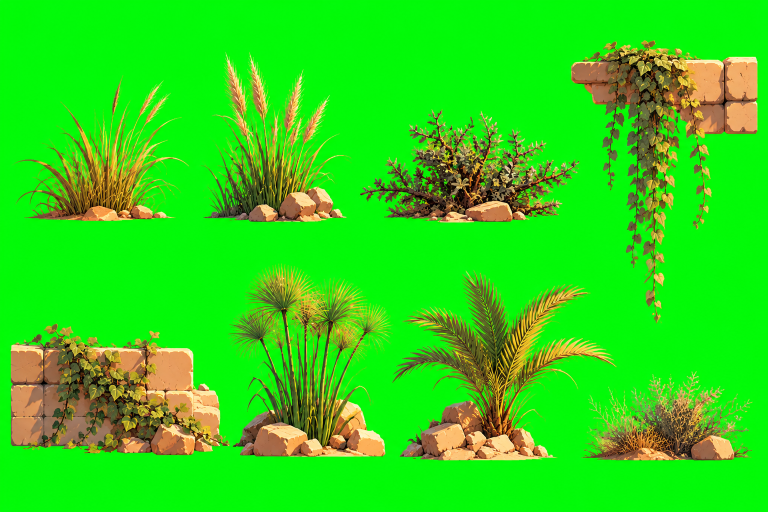
#> input picture raw/master_builder/referencias/egipto_adornos/Colección de vegetación desértica antigua.png, 1536 x 1024 px (shown at 1/2 size)
$ python adornos.py '../../raw/master_builder/referencias/egipto_adornos/Colección de vegetación desértica antigua.png'
#> lines starting #> are read from the running program, lines starting #| are printed output that depends on the picture; after the words box and inside, x2 and y2 are one past the last pixel; in counts of white or black regions, pixels touching at a corner belong together
### tools/egipto/piezas.py
"""LAS PIEZAS DE PIEDRA DEL RECORRIDO (2026-10-28): las imagenes del usuario sobre
croma verde (Downloads/piezas_piedra, copiadas en
raw/master_builder/referencias/egipto_piezas/) recortadas, sin el verde en los
filos, con la luz de la playa, y los kits (hojas con varias piezas) separados en
piezas sueltas.

Salida: assets/egipto/acto1/piezas/<nombre>.png (recortadas a lo que hay) y
piezas.json con el tamano de cada una. El recorrido (recorrido.py) las coloca.

Uso: python -I tools/egipto/piezas.py [--copiar] [--solo=a,b]
  --copiar: copia antes las imagenes de Downloads/piezas_piedra a raw/.
  --solo: solo esas (por su nombre corto), sin rehacer las demas (el templo de
    las terrazas va retocado: retoque_templo.py); piezas.json se completa.
"""
import json
import os
import shutil
import sys

import cv2
import numpy as np

AQUI = os.path.dirname(os.path.realpath(__file__))
PROYECTO = os.path.dirname(os.path.dirname(AQUI))
ORIGEN = os.path.join(PROYECTO, "raw", "master_builder", "referencias", "egipto_piezas")
DESTINO = os.path.join(PROYECTO, "assets", "egipto", "acto1", "piezas")
DESCARGAS = os.path.join(os.path.expanduser("~"), "Downloads", "piezas_piedra")

# nombre corto de cada imagen (el orden de la carpeta del usuario); las de "kit"
# se separan en piezas sueltas (kit_<n>_<i>, de izquierda a derecha y de arriba abajo)
NOMBRES = {
    "Arco de arenisca sobre fondo verde.png": "arco_bajo",
    "Columna de piedra arenisca egipcia.png": "bloque_grande",
    "Columna egipcia de loto en piedra arenisca.png": "columna_loto",
    "Hoja de bloques de piedra en verde croma.png": "kit_pilares",
    "Hoja de recursos de ruinas desérticas.png": "kit_ruinas",
    "Kit de ruinas egipcias estilizadas.png": "kit_egipcio",
    "Muro de piedra antiguo sobre fondo verde.png": "muro_puerta",
    "Muro de piedra arenisca estilizado-2.png": "muro_largo",
    "Obelisco egipcio con jeroglíficos sobre verde croma.png": "obelisco",
    "Obelisco y columna egipcios estilizados.png": "kit_obelisco",
    "Pasadizo rocoso de arenisca.png": "pasadizo",
    "Plataforma de arenisca sobre fondo verde.png": "plataforma_alta",
    "Plataforma de piedra agrietada en verde croma (1).png": "plataforma_baja",
    "Plataforma rocosa de arenisca desértica.png": "plataforma_rocosa",
    "Portal egipcio en ruinas sobre fondo verde croma.png": "portal_caido",
    "Puente egipcio antiguo en ruinas-1.png": "puente_dintel",
    "Puente egipcio antiguo sobre fondo verde-3.png": "puente_arcos",
    "Puente egipcio de piedra tallada.png": "puente_corto",
    "Ruinas de piedra arenisca en plataforma.png": "ruina_mesa",
    "Ruinas de piedra del desierto.png": "ruina_torre",
    "Ruinas de piedra egipcias sobre fondo verde.png": "kit_muro_portico",
    "Ruinas de piedra en el desierto.png": "ruina_escalera",
    "Ruinas de piedra sobre fondo verde (1).png": "ruina_base_rocosa",
    "Ruinas de piedra sobre fondo verde.png": "gradas",
    "Ruinas de piedra sobre plataforma unerquicklich.png": "ruina_escalinata",
    "Ruinas de templo de arena en plataformas.png": "templo_pisos",
    # (2026-10-28: el mismo templo repintado por ChatGPT, algo mas gastado,
    # alineado sobre el original: "Ruinas antiguas de templo de arenisca
    # (ChatGPT).png" -> ECC afin, la silueta casa al 97 %; se recorta como el
    # original, RECORTE, para que sus cajas sigan valiendo)
    "Ruinas de templo egipcio, desgastado (alineado).png": "templo_terrazas",
    "Ruinas egipcias bajo el sol cálido.png": "templo_rampa",
    "Ruinas egipcias bajo un sol alado.png": "portico_caido",
    "Templo egipcio de piedra en ruinas.png": "templo_escalinata",
    # (2026-10-31, Downloads/segundo puzzle egipto: bloques y peldanos sueltos para
    # ir montando encima; el primero, el peldano del altar)
    "Hojas de sprites de ruinas de arenisca.png": "kit_arenisca",
    "Piezas de ruina de arenisca sobre fondo verde.png": "kit_arenisca_grande",
    "Banco y Muro de Piedra Estilizados.png": "kit_banco_muro",
    "Plataforma de piedra sobre fondo verde.png": "losa_larga",
    "Ruinas de piedra sobre fondo verde.png": "voladizo",
    "Ruinas de templo sobre fondo verde.png": "muro_columnas",
}
# (las "(1)" y "-2"/"-3" repetidas son la misma imagen: se usa una)

# el recorte de una pieza fijo (y0, y1, x0, x1 en su imagen): la del original,
# cuando se cambia por otra version alineada
RECORTE = {"templo_terrazas": (13, 850, 21, 1765)}

# la luz de la playa (como LUZ_ARENA de capas.py, algo menos): el naranja
# saturado de las imagenes, hacia la caliza palida del acto
SOMBRA_FRIA = 12.0   # cuanto azul (b de Lab) se llevan las sombras mas hondas
LUZ_CALIDA = 4.0     # y cuanto amarillo las luces
LUZ = {"dL": -6.0, "da": -2.0, "db": -6.0, "croma": 0.86, "contraste": 1.08}

# LAS DE LA CARPETA "segundo puzzle egipto" (2026-10-31): mas naranjas y
# saturadas que el templo; se llevan a su piedra en vez de luz(): la media de
# L, a y b (Lab) de la caliza del templo junto al altar, y el rojo (a) con la
# variacion del templo (x0,4). Sin el enfriado de sombras de luz(): sus filos
# salian azulados (comparadas sobre el templo, tres tonos: esta es la que casa)
AL_TEMPLO = {"L": 155.0, "a": 137.5, "b": 157.0, "var_a": 0.4}
DEL_TEMPLO = ("kit_arenisca", "kit_banco_muro", "losa_larga", "voladizo", "muro_columnas")


def leer(ruta):
    return cv2.imdecode(np.fromfile(ruta, np.uint8), cv2.IMREAD_COLOR)


def guardar(ruta, img):
    ok, buf = cv2.imencode(".png", img)
    buf.tofile(ruta)


# [25 lines left out: function sin_croma, not called in this run]


def luz(bgra):
    lab = cv2.cvtColor(bgra[..., :3], cv2.COLOR_BGR2LAB).astype(np.float32)
    sel = bgra[..., 3] > 128
    if sel.any():
        m = lab[sel].mean(0)
    else:
        m = lab.reshape(-1, 3).mean(0)
    lab[..., 0] = m[0] + (lab[..., 0] - m[0]) * LUZ["contraste"] + LUZ["dL"]
    for k, dk in ((1, "da"), (2, "db")):
        lab[..., k] = 128.0 + (lab[..., k] - 128.0) * LUZ["croma"] + LUZ[dk]
    # las sombras, frias como las del fondo (el cielo las llena de azul) y las
    # luces, un punto mas calidas: si no, la sombra de la piedra salia marron
    # y la pieza no parecia del mismo sitio
    t = np.clip((m[0] - lab[..., 0]) / 70.0, -1.0, 1.0)
    lab[..., 2] -= np.where(t > 0, t * SOMBRA_FRIA, t * LUZ_CALIDA)
    lab[..., 1] -= np.where(t > 0, t * 2.0, 0.0)
    bgr = cv2.cvtColor(np.clip(lab, 0, 255).astype(np.uint8), cv2.COLOR_LAB2BGR)
    return np.dstack([bgr, bgra[..., 3]])


# [9 lines left out: function al_templo, not called in this run]


def recortar(bgra, margen=2):
    ys, xs = np.nonzero(bgra[..., 3] > 8)
    if len(xs) == 0:
        return bgra
    y0, y1 = max(ys.min() - margen, 0), min(ys.max() + margen + 1, bgra.shape[0])
    x0, x1 = max(xs.min() - margen, 0), min(xs.max() + margen + 1, bgra.shape[1])
    return bgra[y0:y1, x0:x1]


# [68 lines left out: functions separar, main, not called in this run]


# [2 lines that do not run on import are left out]

### tools/egipto/adornos.py
"""LOS ADORNOS DEL RECORRIDO DE PIEDRA (2026-10-28): las hojas del usuario sobre
croma verde (Downloads/elementos_egipto, copiadas en
raw/master_builder/referencias/egipto_adornos/): plantas, enredaderas que
cuelgan, arena amontonada, atrezzo y lo de primer plano. Recortadas y separadas
como las piezas de piedra (piezas.py), con dos diferencias:

- las hojas SON verdes: el croma se quita por lo cerca que esta cada pixel del
  verde puro del fondo (verde muy por encima de rojo y azul, y muy claro), no
  por ser verde; y el verde de los filos solo se quita en los filos;
- lo de primer plano (kit_delante) va mas oscuro y algo mas frio: esta en la
  sombra, entre la camara y el peregrino.

Salida: assets/egipto/acto1/adornos/<nombre>.png y adornos.json (tamanos); con
--hoja, una hoja de contactos con el nombre de cada pieza (para elegir).

Uso: python -I tools/egipto/adornos.py [--copiar] [--hoja[=ruta.png]]
"""
import json
import os
import shutil
import sys

import cv2
import numpy as np

AQUI = os.path.dirname(os.path.realpath(__file__))
sys.path.insert(0, AQUI)
import piezas  # noqa: E402  (leer, guardar, luz, recortar, separar)

PROYECTO = os.path.dirname(os.path.dirname(AQUI))
ORIGEN = os.path.join(PROYECTO, "raw", "master_builder", "referencias", "egipto_adornos")
DESTINO = os.path.join(PROYECTO, "assets", "egipto", "acto1", "adornos")
DESCARGAS = os.path.join(os.path.expanduser("~"), "Downloads", "elementos_egipto")

NOMBRES = {
    "Colección de vegetación desértica antigua.png": "plantas_a",
    "Lámina de vegetación y ruinas desérticas.png": "plantas_b",
    "Hoja de recursos de enredaderas colgantes.png": "colgantes_a",
    "Hoja de recursos_ lianas y ruinas de piedra.png": "colgantes_b",
    "Hoja de recursos del desierto en ruinas.png": "arena_a",
    "Hoja de recursos_ dunas y ruinas del desierto.png": "arena_b",
    "Atrezzo egipcio sobre fondo verde croma.png": "atrezzo_a",
    "Hoja de accesorios del antiguo Egipto.png": "atrezzo_b",
    "Atrezzo del oasis en verde croma.png": "delante_a",
    "Elementos de Oasis y Ruinas en Pantalla Verde.png": "delante_b",
    "Ruinas egipcias y vegetación sobre fondo verde.png": "delante_c",
    # las dunas que entierran la base del templo (2026-10-28, ChatGPT; de
    # Downloads, no de elementos_egipto: copiadas a mano)
    "Hoja de sprites de dunas desérticas.png": "arena_dunas_a",
    "Hoja de sprites de dunas desérticas (1).png": "arena_dunas_b",
    # la placa del escarabajo alado (2026-10-29, ChatGPT; de Downloads): sobre
    # el altar, el simbolo que se busca, la pista para ponerse alli
    "Placa egipcia del escarabajo solar.png": "placa_escarabajo",
}

# las hojas con los objetos muy juntos: junta mas fina al separar
JUNTA = {"atrezzo_a": 1, "atrezzo_b": 1}

# los braseros (su llama pintada fuera: sin_llama)
BRASEROS = {"atrezzo_a_0", "atrezzo_b_4"}

# las enredaderas cuelgan de su propio trozo de repisa: fuera la piedra (las
# filas de arriba, hasta y; medido a ojo) y el corte, difuminado. Cuelgan del
# canto de las repisas del recorrido (recorrido.py, ADORNOS)
CORTE = {"colgantes_b_0": 120, "colgantes_b_1": 120, "colgantes_b_2": 100, "colgantes_b_3": 50,
         "colgantes_a_0": 123, "colgantes_a_2": 118, "colgantes_a_8": 100}
DIFUMINA = 16

CROMA = np.array([12.0, 248.0, 2.0], np.float32)   # (b, g, r) del fondo, medido

# lo de primer plano: en sombra (Lab: L y b)
DELANTE = {"dL": -38.0, "db": -8.0, "croma": 0.8}


def sin_croma(bgr):
    """Alfa por la distancia al croma: el fondo es verde puro y claro (g ~248,
    r y b ~0-20); una hoja, aunque sea verde, tiene rojo y es mas oscura."""
    f = bgr.astype(np.float32)
    b, g, r = f[..., 0], f[..., 1], f[..., 2]
    # cuanto se parece al croma: verde sobre lo demas, y claro
    verde = g - np.maximum(r, b)
    k = np.clip((verde - 70.0) / (200.0 - 70.0), 0.0, 1.0) * np.clip((g - 120.0) / (230.0 - 120.0), 0.0, 1.0)
    a = 1.0 - k
    a = np.where(a < 0.06, 0.0, a)
    # motas sueltas fuera
    duro = (a > 0.5).astype(np.uint8)
    n, lab, st, _ = cv2.connectedComponentsWithStats(duro, 8)
    for i in range(1, n):
        if st[i, cv2.CC_STAT_AREA] < 25:
            a[lab == i] = 0.0
    # la mezcla con el croma, sin el croma
    semi = (a > 0.05) & (a < 0.98)
    for c in range(3):
        ch = f[..., c]
        ch[semi] = np.clip((ch[semi] - (1.0 - a[semi]) * CROMA[c]) / a[semi], 0, 255)
    # el verde que quede en los filos (solo en los filos: las hojas se quedan)
    filo = cv2.dilate((a < 0.5).astype(np.uint8), np.ones((5, 5), np.uint8)) > 0
    tope = np.maximum(f[..., 0], f[..., 2]) * 1.15 + 10.0
    f[..., 1] = np.where(filo, np.minimum(f[..., 1], tope), f[..., 1])
    return np.dstack([np.clip(f, 0, 255).astype(np.uint8), (a * 255).astype(np.uint8)])


def separar(bgra, junta=7):
    """Las piezas de la hoja: grupos de lo macizo (juntando lo que esta a menos
    de junta px), y lo pequeno suelto (piedrecillas, hojas caidas, la arena del
    pie) con el grupo grande mas cercano. En estas hojas las piezas casi se
    tocan por el suelo: con la junta grande de piezas.py salian filas enteras."""
    duro = (bgra[..., 3] > 160).astype(np.uint8)
    junto = cv2.dilate(duro, np.ones((junta, junta), np.uint8))
    n, lab, st, _ = cv2.connectedComponentsWithStats(junto, 8)
    grandes = [i for i in range(1, n) if st[i, cv2.CC_STAT_AREA] >= 4000]
    if not grandes:
        return []
    # cada pixel con algo, del grande mas cercano (la distancia a cada grande)
    dist = []
    for i in grandes:
        fuera = (lab != i).astype(np.uint8)
        dist.append(cv2.distanceTransform(fuera, cv2.DIST_L2, 3))
    cual = np.argmin(np.stack(dist), axis=0)
    algo = bgra[..., 3] > 0
    piezas = []
    for k, i in enumerate(grandes):
        m = algo & (cual == k)
        ys, xs = np.nonzero(m)
        p = bgra.copy()
        p[..., 3] = np.where(m, p[..., 3], 0)
        y0, y1, x0, x1 = ys.min(), ys.max() + 1, xs.min(), xs.max() + 1
        piezas.append((y0, x0, y1 - y0, p[y0:y1, x0:x1]))
    # por filas, de izquierda a derecha (una fila: lo que acaba a la misma altura)
    piezas.sort(key=lambda t: (t[0] + t[2], t[1]))
    filas = []
    for t in piezas:
        if filas and abs((t[0] + t[2]) - (filas[-1][0][0] + filas[-1][0][2])) < 0.3 * t[2]:
            filas[-1].append(t)
        else:
            filas.append([t])
    out = []
    for f in filas:
        out += [t[3] for t in sorted(f, key=lambda t: t[1])]
    return out


# [14 lines left out: function sin_llama, not called in this run]


# A LA PALETA DEL TEMPLO (2026-10-28, el usuario: "quedan ahi pegadas"): las
# hojas de MJ vienen mucho mas saturadas y contrastadas que la piedra del
# templo; la arena, mas amarilla y clara que la de la playa.
#   arena: al color de la arena seca de la playa (medio_arena, junto a la linea
#   del suelo: Lab medido), con su sombreado algo suavizado
#   lo demas: menos croma y menos contraste (verde polvoriento, barro apagado)
# (2026-10-29: con la arena de la playa, a ~68 grados de tono, menos teja; antes
# a 141.6, b 152.5; capas.py, LUZ_ARENA)
ARENA = {"L": 170.0, "a": 138.5, "b": 154.0, "kL": 0.75, "kab": 0.45}
APAGAR = {"plantas": (0.72, 0.88), "colgantes": (0.74, 0.9), "atrezzo": (0.66, 0.86),
          # (la placa, menos apagada: es la pista, tiene que leerse; su pintura
          # verde y roja, algo mas viva que la piedra)
          "placa": (0.85, 0.94)}


def armonizar(bgra, nombre):
    lab = cv2.cvtColor(bgra[..., :3], cv2.COLOR_BGR2LAB).astype(np.float32)
    sel = bgra[..., 3] > 128
    if not sel.any():
        return bgra
    m = lab[sel].mean(0)
    if nombre.startswith("arena"):
        lab[..., 0] = ARENA["L"] + (lab[..., 0] - m[0]) * ARENA["kL"]
        lab[..., 1] = ARENA["a"] + (lab[..., 1] - m[1]) * ARENA["kab"]
        lab[..., 2] = ARENA["b"] + (lab[..., 2] - m[2]) * ARENA["kab"]
    else:
        croma, contraste = APAGAR.get(nombre.split("_")[0], (1.0, 1.0))
        lab[..., 0] = m[0] + (lab[..., 0] - m[0]) * contraste
        lab[..., 1] = 128.0 + (lab[..., 1] - 128.0) * croma
        lab[..., 2] = 128.0 + (lab[..., 2] - 128.0) * croma
    bgr = cv2.cvtColor(np.clip(lab, 0, 255).astype(np.uint8), cv2.COLOR_LAB2BGR)
    return np.dstack([bgr, bgra[..., 3]])


def filas(p):
    """Recortada solo por arriba y por abajo (el ancho se queda: la parte de
    arriba y la de abajo de una enredadera, alineadas)."""
    ys = np.nonzero(p[..., 3].max(1) > 8)[0]
    return p[ys.min():ys.max() + 1] if len(ys) else p


def piedra_arriba(p):
    """La primera fila (de arriba abajo) que es piedra en buena parte."""
    f = p.astype(np.int32)
    b, g, r, a = f[..., 0], f[..., 1], f[..., 2], f[..., 3]
    piedra = (a > 160) & (r > g + 10) & (r > 120)
    fr = piedra.sum(1) / p.shape[1]
    ys = np.nonzero(fr > 0.12)[0]
    return int(ys[0]) if len(ys) else 0


# [7 lines left out: function en_sombra, not called in this run]


def main():
    if "--copiar" in sys.argv:
        os.makedirs(ORIGEN, exist_ok=True)
        for f in NOMBRES:
            shutil.copy2(os.path.join(DESCARGAS, f), os.path.join(ORIGEN, f))
    os.makedirs(DESTINO, exist_ok=True)
    datos = {}
    colgar = {}
    for f, nombre in NOMBRES.items():
        img = armonizar(piezas.luz(sin_croma(piezas.leer(os.path.join(ORIGEN, f)))), nombre)
#> in leer, returned value is the input picture: shape (1024, 1536, 3); mean B, G, R 20.8, 216.1, 43.2
#> in sin_croma, `n, lab, st, _ = cv2.connectedComponentsWithStats(duro, 8)`:
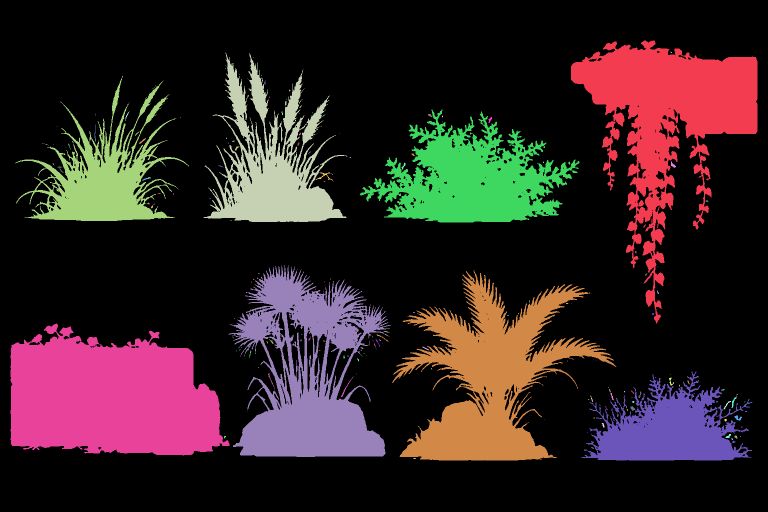
#> lab: shape (1024, 1536) int32 (shown at 1/2 size); 219 distinct labels, from 0 to 218; one colour per label, 0 black
#> in sin_croma, `n, lab, st, _ = cv2.connectedComponentsWithStats(duro, 8)`: n = 219; st = 219 rows, first 6: [0, 0, 1536, 1024, 1134679], [1142, 81, 373, 566, 71813], [1341, 103, 3, 3, 6], [407, 105, 288, 339, 38062], [506, 115, 1, 1, 1], [451, 131, 1, 1, 1]
#> after the loop in sin_croma, `for i in range(1, n):`:
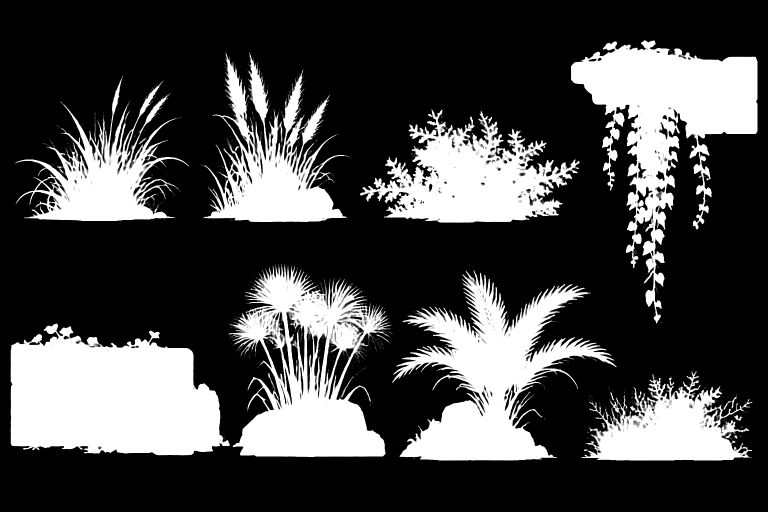
#> a: shape (1024, 1536) float32 (shown at 1/2 size); min 0, max 1, mean 0.278
#> in sin_croma, `semi = (a > 0.05) & (a < 0.98)`:
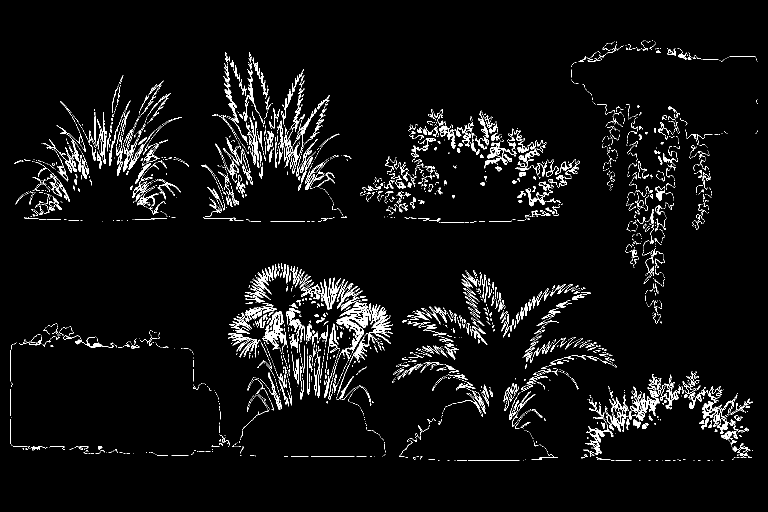
#> semi: shape (1024, 1536) bool (shown at 1/2 size); 4.6% white in thin lines or dots, all inside (x1, y1, x2, y2) = (21, 80, 1515, 921)
#> after the loop in sin_croma, `for c in range(3):`:
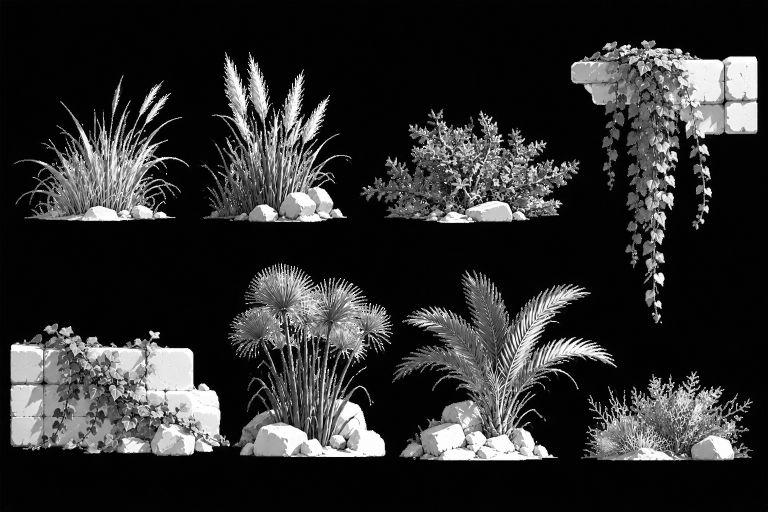
#> ch: shape (1024, 1536) float32 (shown at 1/2 size); min 0, max 255, mean 46.9
#> in luz, `lab = cv2.cvtColor(bgra[..., :3], cv2.COLOR_BGR2LAB).astype(np.float32)`:
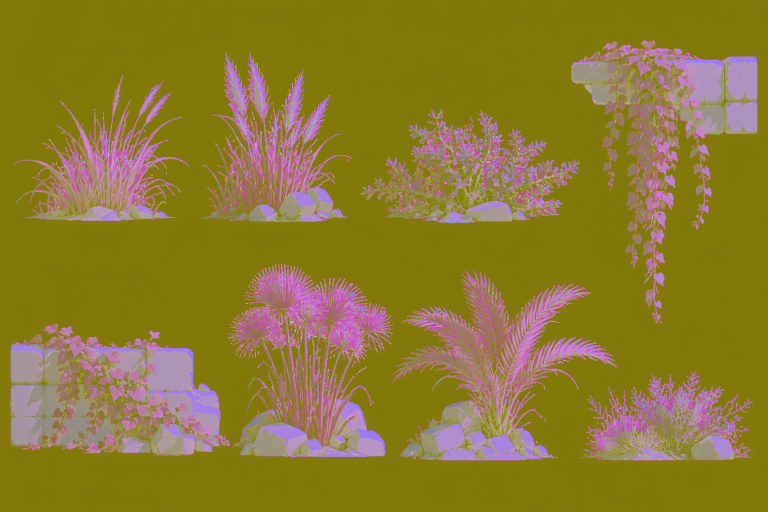
#> lab: shape (1024, 1536, 3) float32 (shown at 1/2 size); mean of channels 0, 1, 2 49, 123.9, 141.3; drawn as B, G, R
#> in luz, `m = lab[sel].mean(0)`: m = [133.7, 128.3, 167.1]
#> in luz, `t = np.clip((m[0] - lab[..., 0]) / 70.0, -1.0, 1.0)`:
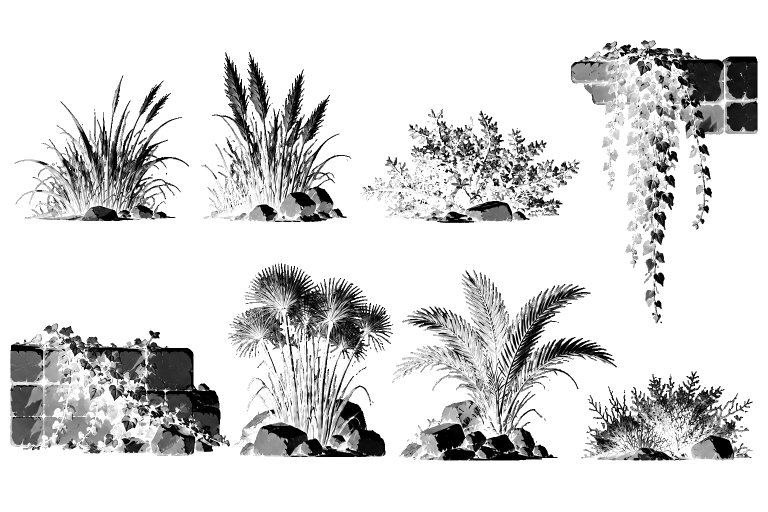
#> t: shape (1024, 1536) float32 (shown at 1/2 size); min -1, max 1, mean 0.706; drawn with min black and max white
#> in luz, `bgr = cv2.cvtColor(np.clip(lab, 0, 255).astype(np.uint8), cv2.COLOR_LA..`:
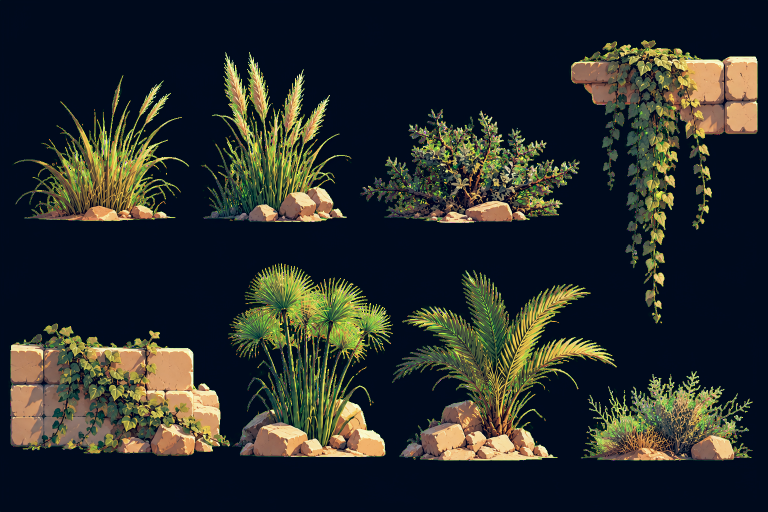
#> bgr: shape (1024, 1536, 3) (shown at 1/2 size); mean B, G, R 43, 44.5, 39.8
#> (the rest of the program and of its run is left out)
